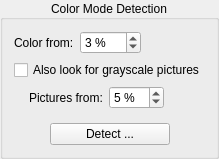
    <widget class="CollapsibleGroupBox" name="colorDetectionPanel">
     <property name="toolTip">
      <string>Detects the color mode of pages. The settings apply to the whole project.</string>
     </property>
     <property name="title">
      <string>Color Mode Detection</string>
     </property>
     <property name="alignment">
      <set>Qt::AlignCenter</set>
     </property>
     <layout class="QVBoxLayout" name="colorDetectionLayout">
      <item>
       <layout class="QHBoxLayout" name="colorDetectionMinColorLayout">
        <item>
         <widget class="QLabel" name="colorDetectionMinColorLabel">
          <property name="buddy">
           <cstring>colorDetectionMinColorSB</cstring>
          </property>
          <property name="toolTip">
           <string>A page counts as a color page only if at least this share of it is colored outside pictures. Colored headings, boxes and thumb index tabs below it are ignored; colored pictures make the page Mixed.</string>
          </property>
          <property name="text">
           <string>Color from:</string>
          </property>
         </widget>
        </item>
        <item>
         <widget class="QSpinBox" name="colorDetectionMinColorSB">
          <property name="toolTip">
           <string>A page counts as a color page only if at least this share of it is colored outside pictures. Colored headings, boxes and thumb index tabs below it are ignored; colored pictures make the page Mixed.</string>
          </property>
          <property name="keyboardTracking">
           <bool>false</bool>
          </property>
          <property name="suffix">
           <string> %</string>
          </property>
          <property name="minimum">
           <number>0</number>
          </property>
          <property name="maximum">
           <number>100</number>
          </property>
          <property name="value">
           <number>3</number>
          </property>
         </widget>
        </item>
        <item>
         <spacer name="colorDetectionMinColorSpacer">
          <property name="orientation">
           <enum>Qt::Horizontal</enum>
          </property>
          <property name="sizeHint" stdset="0">
           <size>
            <width>1</width>
            <height>1</height>
           </size>
          </property>
         </spacer>
        </item>
       </layout>
      </item>
      <item>
       <widget class="QCheckBox" name="colorDetectionZonesCB">
        <property name="toolTip">
         <string>Also look for picture zones on pages detected as black and white. Finds light or small photos, but takes longer.</string>
        </property>
        <property name="text">
         <string>Also look for grayscale pictures</string>
        </property>
       </widget>
      </item>
      <item>
       <layout class="QHBoxLayout" name="colorDetectionMinPictureLayout">
        <property name="leftMargin">
         <number>15</number>
        </property>
        <item>
         <widget class="QLabel" name="colorDetectionMinPictureLabel">
          <property name="buddy">
           <cstring>colorDetectionMinPictureSB</cstring>
          </property>
          <property name="toolTip">
           <string>A black and white page becomes Mixed if its largest picture zone covers at least this share of the page. Lower it for small pictures, raise it if stamps or stains are taken for pictures.</string>
          </property>
          <property name="text">
           <string>Pictures from:</string>
          </property>
         </widget>
        </item>
        <item>
         <widget class="QSpinBox" name="colorDetectionMinPictureSB">
          <property name="toolTip">
           <string>A black and white page becomes Mixed if its largest picture zone covers at least this share of the page. Lower it for small pictures, raise it if stamps or stains are taken for pictures.</string>
          </property>
          <property name="keyboardTracking">
           <bool>false</bool>
          </property>
          <property name="suffix">
           <string> %</string>
          </property>
          <property name="minimum">
           <number>1</number>
          </property>
          <property name="maximum">
           <number>95</number>
          </property>
          <property name="value">
           <number>5</number>
          </property>
         </widget>
        </item>
        <item>
         <spacer name="colorDetectionMinPictureSpacer">
          <property name="orientation">
           <enum>Qt::Horizontal</enum>
          </property>
          <property name="sizeHint" stdset="0">
           <size>
            <width>1</width>
            <height>1</height>
           </size>
          </property>
         </spacer>
        </item>
       </layout>
      </item>
      <item>
       <layout class="QHBoxLayout" name="colorDetectionBtnLayout">
        <property name="topMargin">
         <number>8</number>
        </property>
        <item>
         <spacer name="colorDetectionBtnSpacerLeft">
          <property name="orientation">
           <enum>Qt::Horizontal</enum>
          </property>
          <property name="sizeHint" stdset="0">
           <size>
            <width>1</width>
            <height>1</height>
           </size>
          </property>
         </spacer>
        </item>
        <item>
         <widget class="QPushButton" name="colorDetectionBtn">
          <property name="minimumSize">
           <size>
            <width>120</width>
            <height>0</height>
           </size>
          </property>
          <property name="toolTip">
           <string>Detects the color mode of the chosen pages and sets it. Pages whose earlier steps have not been done yet are skipped.</string>
          </property>
          <property name="text">
           <string>Detect ...</string>
          </property>
         </widget>
        </item>
        <item>
         <spacer name="colorDetectionBtnSpacerRight">
          <property name="orientation">
           <enum>Qt::Horizontal</enum>
          </property>
          <property name="sizeHint" stdset="0">
           <size>
            <width>1</width>
            <height>1</height>
           </size>
          </property>
         </spacer>
        </item>
       </layout>
      </item>
     </layout>
    </widget>
